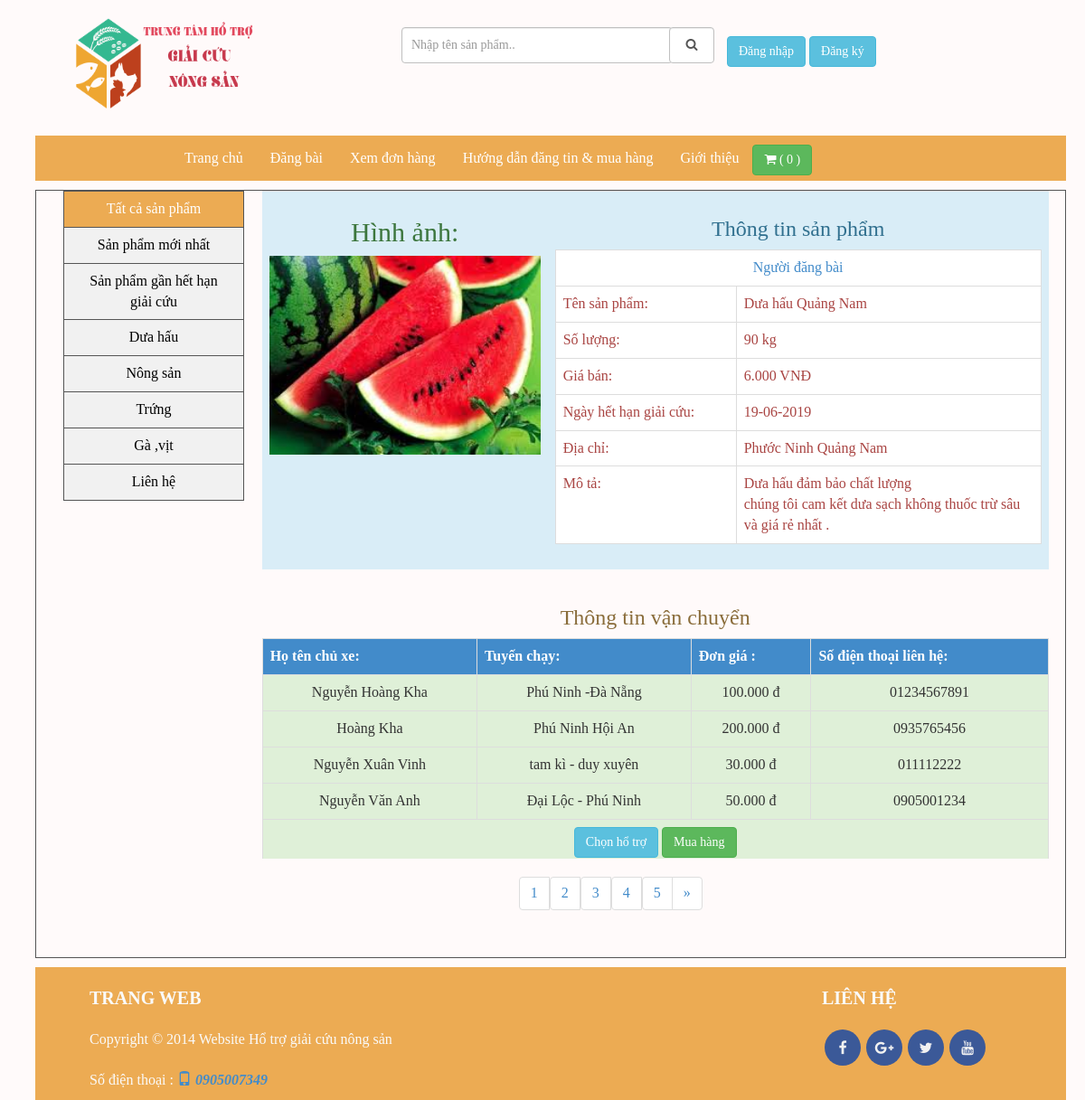
The page / on the database its author committed.
### tables this page shows
CREATE TABLE `sanphamgiaicuu` (
  `ma_bai_dang` char(6) NOT NULL,
  `ma_loai` char(6) NOT NULL,
  `ma_nd` char(6) NOT NULL,
  `ten_sp` varchar(50) NOT NULL,
  `hinh_anh` varchar(50) NOT NULL,
  `so_luong` decimal(10,0) NOT NULL,
  `don_gia` decimal(10,0) NOT NULL,
  `dia_chi` varchar(255) NOT NULL,
  `ngay_dang` date NOT NULL,
  `ngay_hh` date NOT NULL,
  `mo_ta` text NOT NULL,
  `trang_thai` int(1) NOT NULL
);

CREATE TABLE `phuongtienvanchuyen` (
  `id` int(5) NOT NULL,
  `ma_vc` char(6) NOT NULL,
  `ma_bai_dang` char(6) NOT NULL,
  `ngay_chay` date NOT NULL,
  `gio_chay` time NOT NULL,
  `cuoc_phi` decimal(10,0) NOT NULL,
  `ghi_chu` text
);

CREATE TABLE `donvivanchuyen` (
  `ma_vc` char(6) NOT NULL,
  `ma_nd` char(6) NOT NULL,
  `ten_chu_xe` varchar(255) NOT NULL,
  `sdt` int(10) NOT NULL,
  `tuyen_chay` varchar(50) NOT NULL,
  `cuoc_phi_vc` decimal(10,0) NOT NULL
);

### content.php (called while the page is built)
<?php
	include('chucnang/menu.php');
?>

### chucnang/baidang/san_pham_trang_chu.php (the view, shortened to what this page needs)
<?php
$qrpt= mysqli_query($connect,"select count(ma_bai_dang) as tong from sanphamgiaicuu where trang_thai='1'");
$row = mysqli_fetch_assoc($qrpt);
$tong_record = $row['tong'];
$trang= isset($_GET['page']) ? $_GET['page'] : 1;
$limit = 1;
$tong_record = ceil($tong_record / $limit);
$start = ($trang - 1) * $limit;
$tv="select * from sanphamgiaicuu where trang_thai='1' LIMIT $start, $limit";
$tv_1 = mysqli_query($connect,$tv);
echo "<table style='text-align:center;'>";
while ($tv_2= mysqli_fetch_array($tv_1)) {
	echo "<tr>";
	echo "<td width='80%' valign='top'>";
	if($tv_2!= false){
		$id=$tv_2['ma_bai_dang'];
		$link_anh="images/sanpham/".$tv_2['hinh_anh'];
		$link_chi_tiet="?menu=chi_tiet_san_pham&id=".$tv_2['ma_bai_dang'];
		$ma_nd=$tv_2['ma_nd'];
		$ten=$tv_2['ten_sp'];
		$gia=$tv_2['don_gia'];
		if ($tv_2['so_luong']==0) {
			$so_luong="Đã hết hàng";
		}else{
			$so_luong=$tv_2['so_luong']." kg";
		}
		$gia=number_format($gia,0,",",".")." VNĐ";
		$ngay_hh=date('d-m-Y',strtotime($tv_2['ngay_hh']));
		$mota=$tv_2['mo_ta'];
		$diachi=$tv_2['dia_chi'];
		?>
		<div class="col-xs-12 col-sm-12 col-md-12 col-lg-12">
			<table class="table bg-info"  style="height: 300px;width: 870px;" >
				<tr>
					<td style="width: 200px;">
						<h2 class="text-success">Hình ảnh:</h2>
						<a href="<?php echo $link_chi_tiet?>"><img style="width: 300px; height: 220px;" src="<?php echo $link_anh?>" alt=""></a>
					</td>
					<td><h3 class="text-info">Thông tin sản phẩm</h3>
						<table class="table table-bordered bg-danger text-left text-danger">
							<tr>
								<td class="text-center" colspan="2"><a href="?menu=nguoidung&id=<?php echo $ma_nd?>">Người đăng bài</a></td>
							</tr>
							<tr>
								<td style="width: 200px;">Tên sản phẩm:</td>
								<td><?php echo $ten ?></td>
							</tr>
							<tr>
								<td>Số lượng:</td>
								<td><?php echo $so_luong; ?></td>
							</tr>
							<tr>
								<td>Giá bán:</td>
								<td><?php echo $gia; ?></td>
							</tr>
							<tr>
								<td>Ngày hết hạn giải cứu:</td>
								<td><?php echo $ngay_hh; ?></td>
							</tr>
							<tr>
								<td>Địa chỉ:</td>
								<td><?php echo $diachi; ?></td>
							</tr>
							<tr>
								<td>Mô tả:</td>
								<td><?php echo $mota; ?></td>
							</tr>
						</table>
					</td>
				</tr>
			</table>
<?php
	$qrvc="select * from donvivanchuyen INNER JOIN phuongtienvanchuyen on donvivanchuyen.ma_vc= phuongtienvanchuyen.ma_vc where phuongtienvanchuyen.ma_bai_dang='".$tv_2['ma_bai_dang']."'";
	$exvc=mysqli_query($connect,$qrvc);
 ?>
		<div style="height: 300px; overflow-y: scroll;">
			<table class="table table-bordered table-hover bg-success" style="width: 870px;">
				<h3 class="text-warning">Thông tin vận chuyển</h3>
				<tr class="bg-primary">
					<th>Họ tên chủ xe:</th>
					<th>Tuyến chạy:</th>
					<th>Đơn giá :</th>
					<th>Số điện thoại liên hệ:</th>
				</tr>
				<?php while($kq=mysqli_fetch_assoc($exvc)): ?>
					<tr>
						<td><?php echo $kq['ten_chu_xe'];  ?></td>
						<td><?php echo $kq['tuyen_chay'];  ?></td>
						<td><?php echo number_format($kq['cuoc_phi_vc'],0,",",".")." đ";  ?></td>
						<td><?php echo "0".$kq['sdt']; ?></td>
					</tr>
				<?php endwhile ?>
				<tr>
					<td colspan="4">
						<a href="?menu=van_chuyen&id=<?php echo $id?>" class="btn btn-info">Chọn hổ trợ</a>
						<a href="?menu=muahang&id=<?php echo $id?>" class="btn btn-success <?php if($tv_2['so_luong']==0) echo disabled?>">Mua hàng</a>
					</td>
				</tr>
			</table></div>
		</div>
		<?php
	}
	else
	{
		echo "&nbsp;";
	}
	echo "</td>";
	echo "</tr>";
}
echo "</table>";
?>
<div class="text-center" >
	<ul class="pagination" >
			<li><?php for ($i = 1; $i <= 5; $i++){
				if ($i == $trang){
					echo '<span>'.$i.'</span>  ';
				}
				else{
					echo '<a href="index.php?page='.$i.'">'.$i.'</a> ';
				}
			} ?></li>
			<?php if ($trang < $tong_record && $tong_record > 1){ ?>
				<li><a href="index.php?page=<?php echo $trang+1; ?>">&raquo;</a></li><?php } ?>
			</ul>
		</div>

### css/main.css (style rules this page uses)
body { width: 96%; margin: auto; font-family: tahoma; font-size: 16px; background-color: #FFFAFA; }

### rows shown on the page
sanphamgiaicuu: hinh_anh (picture), ten_sp "Dưa hấu Quảng Nam", so_luong "90 kg", don_gia "6.000 VNĐ", ngay_hh "19-06-2019", dia_chi "Phước Ninh Quảng Nam", mo_ta "Dưa hấu đảm bảo chất lượng chúng tôi cam kết dưa sạch không thuốc trừ sâu và giá rẻ nhất ."
phuongtienvanchuyen: ma_vc.ten_chu_xe "Nguyễn Hoàng Kha", ma_vc.tuyen_chay "Phú Ninh -Đà Nẵng", ma_vc.cuoc_phi_vc "100.000", ma_vc.sdt "1234567891"
phuongtienvanchuyen: ma_vc.ten_chu_xe "Hoàng Kha", ma_vc.tuyen_chay "Phú Ninh Hội An", ma_vc.cuoc_phi_vc "200.000", ma_vc.sdt "935765456"
phuongtienvanchuyen: ma_vc.ten_chu_xe "Nguyễn Xuân Vinh", ma_vc.tuyen_chay "tam kì - duy xuyên", ma_vc.cuoc_phi_vc "30.000", ma_vc.sdt "11112222"
phuongtienvanchuyen: ma_vc.ten_chu_xe "Nguyễn Văn Anh", ma_vc.tuyen_chay "Đại Lộc - Phú Ninh", ma_vc.cuoc_phi_vc "50.000", ma_vc.sdt "905001234"

### other values the page prints
$cart "0"
